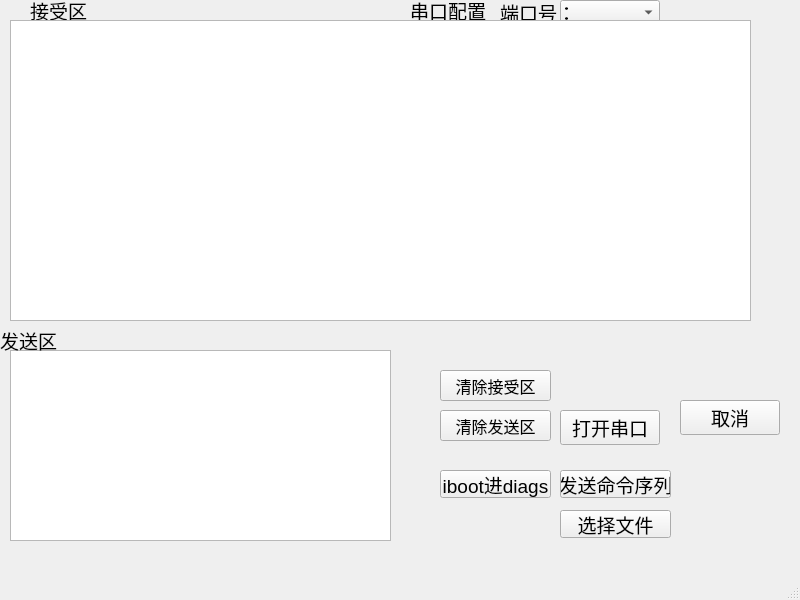
<?xml version="1.0" encoding="UTF-8"?>
<ui version="4.0">
 <class>MainWindow</class>
 <widget class="QMainWindow" name="MainWindow">
  <property name="geometry">
   <rect>
    <x>0</x>
    <y>0</y>
    <width>800</width>
    <height>600</height>
   </rect>
  </property>
  <property name="windowTitle">
   <string>MainWindow</string>
  </property>
  <property name="styleSheet">
   <string notr="true">#MainWindow{border-image:url(:/picture/sj2.jpg)}</string>
  </property>
  <widget class="QWidget" name="centralwidget">
   <widget class="QComboBox" name="cBox_SerialPortNum">
    <property name="geometry">
     <rect>
      <x>560</x>
      <y>0</y>
      <width>100</width>
      <height>25</height>
     </rect>
    </property>
    <property name="editable">
     <bool>false</bool>
    </property>
   </widget>
   <widget class="QLabel" name="label_3">
    <property name="geometry">
     <rect>
      <x>520</x>
      <y>60</y>
      <width>85</width>
      <height>25</height>
     </rect>
    </property>
    <property name="font">
     <font>
      <family>华文楷体</family>
      <pointsize>14</pointsize>
     </font>
    </property>
    <property name="text">
     <string>数据位：</string>
    </property>
   </widget>
   <widget class="QLabel" name="label_4">
    <property name="geometry">
     <rect>
      <x>520</x>
      <y>90</y>
      <width>85</width>
      <height>25</height>
     </rect>
    </property>
    <property name="font">
     <font>
      <family>华文楷体</family>
      <pointsize>14</pointsize>
     </font>
    </property>
    <property name="text">
     <string>校验：</string>
    </property>
   </widget>
   <widget class="QComboBox" name="CBox_SerialPortcheck">
    <property name="geometry">
     <rect>
      <x>620</x>
      <y>90</y>
      <width>100</width>
      <height>25</height>
     </rect>
    </property>
    <item>
     <property name="text">
      <string>无</string>
     </property>
    </item>
    <item>
     <property name="text">
      <string>奇检验</string>
     </property>
    </item>
    <item>
     <property name="text">
      <string>偶校验</string>
     </property>
    </item>
   </widget>
   <widget class="QPushButton" name="opencolse">
    <property name="geometry">
     <rect>
      <x>560</x>
      <y>410</y>
      <width>100</width>
      <height>35</height>
     </rect>
    </property>
    <property name="font">
     <font>
      <family>华文楷体</family>
      <pointsize>14</pointsize>
     </font>
    </property>
    <property name="text">
     <string>打开串口</string>
    </property>
   </widget>
   <widget class="QLabel" name="label">
    <property name="geometry">
     <rect>
      <x>500</x>
      <y>0</y>
      <width>80</width>
      <height>25</height>
     </rect>
    </property>
    <property name="font">
     <font>
      <family>华文楷体</family>
      <pointsize>14</pointsize>
     </font>
    </property>
    <property name="text">
     <string>端口号：</string>
    </property>
   </widget>
   <widget class="QLabel" name="label_5">
    <property name="geometry">
     <rect>
      <x>520</x>
      <y>120</y>
      <width>100</width>
      <height>25</height>
     </rect>
    </property>
    <property name="font">
     <font>
      <family>华文楷体</family>
      <pointsize>14</pointsize>
     </font>
    </property>
    <property name="text">
     <string>停止位：</string>
    </property>
   </widget>
   <widget class="QComboBox" name="cBox_SerialPortDataNum">
    <property name="geometry">
     <rect>
      <x>620</x>
      <y>60</y>
      <width>100</width>
      <height>25</height>
     </rect>
    </property>
    <property name="editable">
     <bool>false</bool>
    </property>
    <item>
     <property name="text">
      <string>8</string>
     </property>
    </item>
    <item>
     <property name="text">
      <string>7</string>
     </property>
    </item>
    <item>
     <property name="text">
      <string>6</string>
     </property>
    </item>
    <item>
     <property name="text">
      <string>5</string>
     </property>
    </item>
   </widget>
   <widget class="QLabel" name="label_2">
    <property name="geometry">
     <rect>
      <x>520</x>
      <y>30</y>
      <width>85</width>
      <height>25</height>
     </rect>
    </property>
    <property name="font">
     <font>
      <family>华文楷体</family>
      <pointsize>14</pointsize>
     </font>
    </property>
    <property name="text">
     <string>波特率：</string>
    </property>
   </widget>
   <widget class="QComboBox" name="cBox_SerialPortStopBit">
    <property name="geometry">
     <rect>
      <x>620</x>
      <y>120</y>
      <width>100</width>
      <height>25</height>
     </rect>
    </property>
    <item>
     <property name="text">
      <string>1</string>
     </property>
    </item>
    <item>
     <property name="text">
      <string>2</string>
     </property>
    </item>
   </widget>
   <widget class="QPushButton" name="Con_DSable_PBT">
    <property name="geometry">
     <rect>
      <x>680</x>
      <y>400</y>
      <width>100</width>
      <height>35</height>
     </rect>
    </property>
    <property name="font">
     <font>
      <family>华文楷体</family>
      <pointsize>14</pointsize>
     </font>
    </property>
    <property name="text">
     <string>取消</string>
    </property>
   </widget>
   <widget class="QComboBox" name="cBox_SerialPortBaud">
    <property name="geometry">
     <rect>
      <x>620</x>
      <y>30</y>
      <width>100</width>
      <height>25</height>
     </rect>
    </property>
    <property name="editable">
     <bool>false</bool>
    </property>
    <item>
     <property name="text">
      <string>115200</string>
     </property>
    </item>
    <item>
     <property name="text">
      <string>921600</string>
     </property>
    </item>
    <item>
     <property name="text">
      <string>9600</string>
     </property>
    </item>
    <item>
     <property name="text">
      <string>4800</string>
     </property>
    </item>
   </widget>
   <widget class="QLabel" name="label_6">
    <property name="geometry">
     <rect>
      <x>410</x>
      <y>0</y>
      <width>100</width>
      <height>20</height>
     </rect>
    </property>
    <property name="font">
     <font>
      <family>华文楷体</family>
      <pointsize>14</pointsize>
     </font>
    </property>
    <property name="text">
     <string>串口配置</string>
    </property>
   </widget>
   <widget class="QPlainTextEdit" name="SerialPortDataShow">
    <property name="geometry">
     <rect>
      <x>30</x>
      <y>20</y>
      <width>461</width>
      <height>301</height>
     </rect>
    </property>
   </widget>
   <widget class="QPlainTextEdit" name="SerialPortDataSend">
    <property name="geometry">
     <rect>
      <x>10</x>
      <y>350</y>
      <width>381</width>
      <height>191</height>
     </rect>
    </property>
   </widget>
   <widget class="QLabel" name="label_7">
    <property name="geometry">
     <rect>
      <x>30</x>
      <y>0</y>
      <width>81</width>
      <height>21</height>
     </rect>
    </property>
    <property name="font">
     <font>
      <family>Arial</family>
      <pointsize>14</pointsize>
     </font>
    </property>
    <property name="text">
     <string>接受区</string>
    </property>
   </widget>
   <widget class="QLabel" name="label_8">
    <property name="geometry">
     <rect>
      <x>0</x>
      <y>330</y>
      <width>81</width>
      <height>21</height>
     </rect>
    </property>
    <property name="font">
     <font>
      <family>Arial</family>
      <pointsize>14</pointsize>
     </font>
    </property>
    <property name="text">
     <string>发送区</string>
    </property>
   </widget>
   <widget class="QPushButton" name="bt_clearshow">
    <property name="geometry">
     <rect>
      <x>440</x>
      <y>370</y>
      <width>111</width>
      <height>31</height>
     </rect>
    </property>
    <property name="font">
     <font>
      <family>Arial</family>
      <pointsize>12</pointsize>
     </font>
    </property>
    <property name="text">
     <string>清除接受区</string>
    </property>
   </widget>
   <widget class="QPushButton" name="bt_clearsend">
    <property name="geometry">
     <rect>
      <x>440</x>
      <y>410</y>
      <width>111</width>
      <height>31</height>
     </rect>
    </property>
    <property name="font">
     <font>
      <family>Arial</family>
      <pointsize>12</pointsize>
     </font>
    </property>
    <property name="text">
     <string>清除发送区</string>
    </property>
   </widget>
   <widget class="QPushButton" name="bt_sendserialdata">
    <property name="geometry">
     <rect>
      <x>560</x>
      <y>510</y>
      <width>111</width>
      <height>28</height>
     </rect>
    </property>
    <property name="font">
     <font>
      <family>Arial</family>
      <pointsize>14</pointsize>
     </font>
    </property>
    <property name="text">
     <string>选择文件</string>
    </property>
   </widget>
   <widget class="QPushButton" name="sendddd">
    <property name="geometry">
     <rect>
      <x>560</x>
      <y>470</y>
      <width>111</width>
      <height>28</height>
     </rect>
    </property>
    <property name="font">
     <font>
      <family>Arial</family>
      <pointsize>14</pointsize>
     </font>
    </property>
    <property name="text">
     <string>发送命令序列</string>
    </property>
   </widget>
   <widget class="QPushButton" name="sendddd_2">
    <property name="geometry">
     <rect>
      <x>440</x>
      <y>470</y>
      <width>111</width>
      <height>28</height>
     </rect>
    </property>
    <property name="font">
     <font>
      <family>Arial</family>
      <pointsize>14</pointsize>
     </font>
    </property>
    <property name="text">
     <string>iboot进diags</string>
    </property>
   </widget>
   <widget class="QTextBrowser" name="textBrowser">
    <property name="geometry">
     <rect>
      <x>10</x>
      <y>20</y>
      <width>741</width>
      <height>301</height>
     </rect>
    </property>
   </widget>
  </widget>
  <widget class="QMenuBar" name="menubar">
   <property name="geometry">
    <rect>
     <x>0</x>
     <y>0</y>
     <width>800</width>
     <height>22</height>
    </rect>
   </property>
  </widget>
  <widget class="QStatusBar" name="statusbar"/>
 </widget>
 <resources/>
 <connections/>
</ui>
